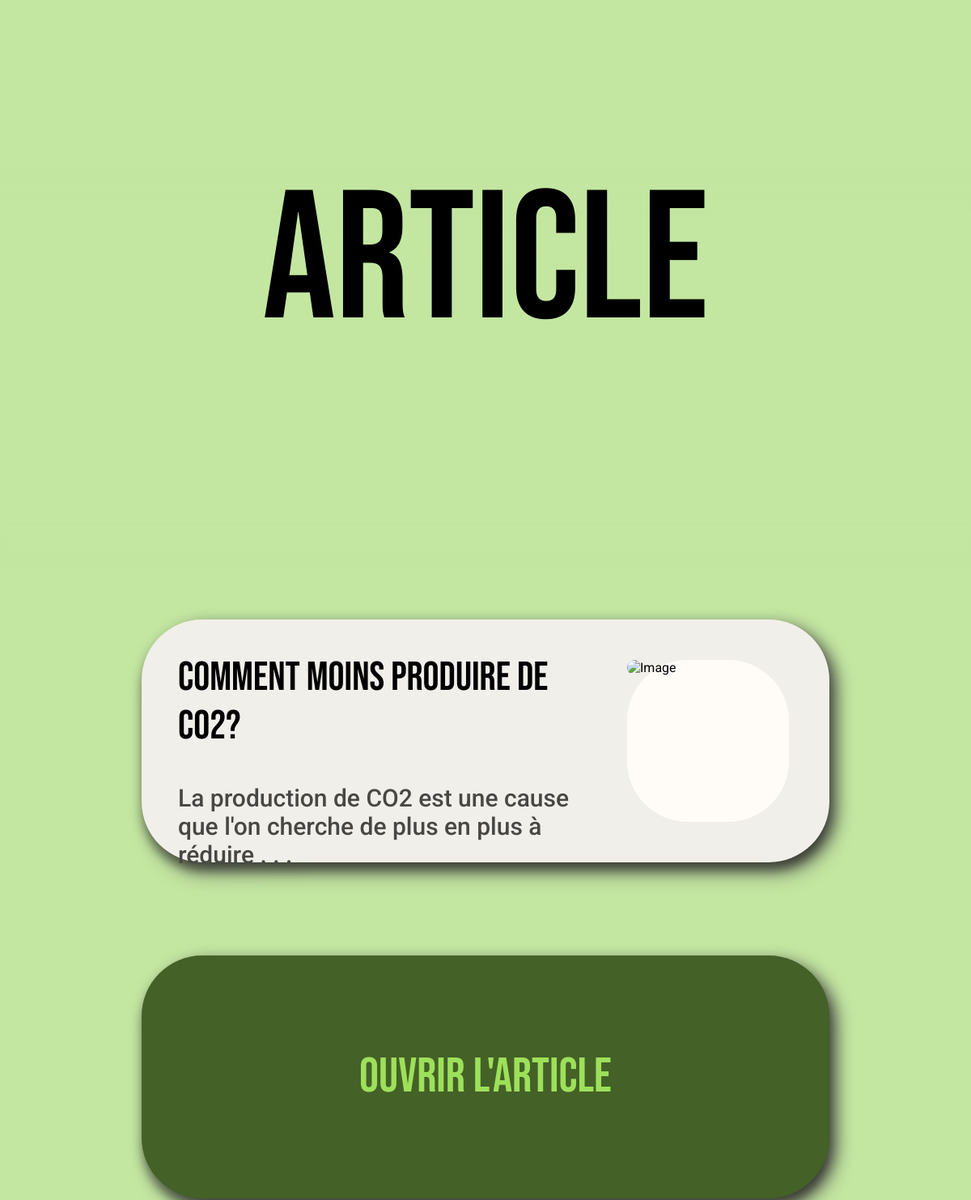
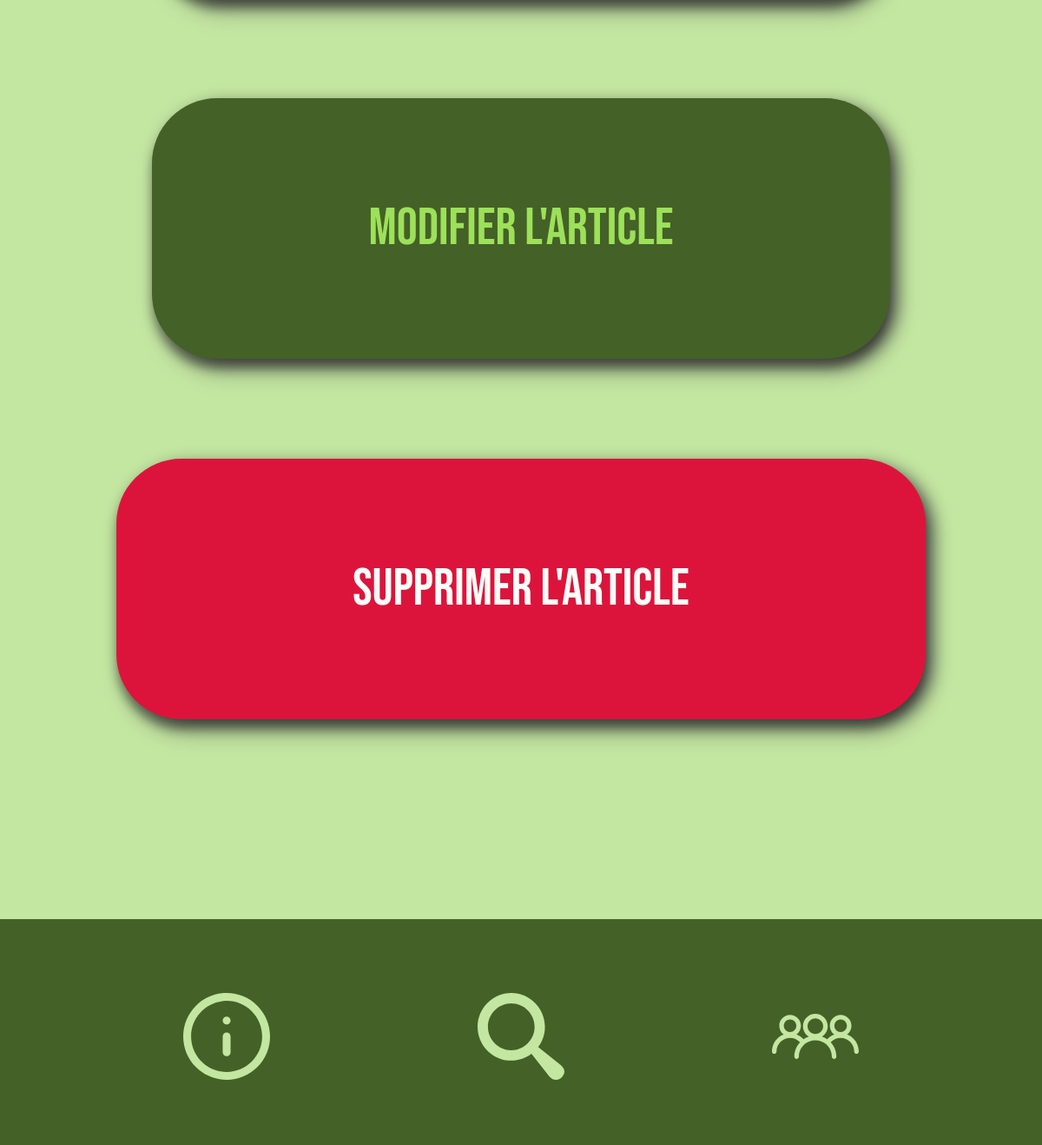
Page /article/3 on the committed database (2 pictures, top to bottom).
### app/models.py (models this page shows, shortened)
class Article(db.Model):
    id = db.Column(db.Integer, primary_key=True)
    title = db.Column(db.String(75), nullable=False)
    date = db.Column(db.DateTime)  # nullable=False
    image = db.Column(db.String(300), nullable=False)
    link = db.Column(db.String(300), unique=True, nullable=False)
    nb_views = db.Column(db.Integer, nullable=False, default=0)
    last_viewed = db.Column(db.DateTime, nullable=False,
                            default=datetime.utcnow)
    content = db.Column(db.Text, nullable=False)

### app/articles/routes.py (the view)
@articles_bp.route('/article/<int:article_id>')
def article(article_id):
    article = Article.query.get_or_404(article_id)
    article.nb_views += 1
    article.last_viewed = datetime.utcnow()
    db.session.commit()
    return render_template('article.html', article=article, title=article.title, location='article')

### app/templates/article.html (shortened to what this page needs)
{%extends "layout.html"%}
{% block head%}
<link rel="stylesheet" href="{{ url_for('static', filename='css/article-waste-container.css') }}">
<link rel="stylesheet" href="{{ url_for('static', filename='css/container-new.css') }}">
<link rel="stylesheet" href="{{ url_for('static', filename='css/article.css') }}">
{% endblock %}
{% block content %}
<div class="div-content-site">
    <nav class="navbar">
        <div class="navbar-blur"></div>
        <h1>Article</h1>
    </nav>
    <div class="content-container">
        <div class="text-container">
            <h2>{{ article.title }}</h2>
            {% if article.content[:130] != article.content[:131] %}
            <p>{{ article.content[:130] + ' ...' }}</p>
            {% else %}
            <p>{{ article.content }}</p>
            {% endif %}
        </div>
        <div class="image-container">
            <img src={{article.image}} alt="Image">
        </div>
    </div>
    <div class="new-container-large">
        <a href="{{article.link}}" target="_blank">
            <h2>Ouvrir l'article</h2>
        </a>
    </div>
    <div class="new-container-large">
        <a href="{{ url_for('articles.update_article', article_id=article.id) }}" target="_self">
            <h2>Modifier l'article</h2>
        </a>
    </div>
    <div class="delete-article">
        <a href="{{ url_for('articles.delete_article', article_id=article.id) }}" target="_self">
            <h2>Supprimer l'article</h2>
        </a>
    </div>
    <div class="scroll-container-5"></div>
</div>
{% endblock content %}

### app/static/css/main.css (style rules this page uses)
body { background-color: #C3E6A1; font-family: 'Roboto', sans-serif; }
.navbar, .navbar-search { position: fixed; left: 0%; width: 100%; top: 0%; z-index: 9998; margin: 0; }
.navbar { height: 650px; }
.navbar-blur, .navbar-search-blur { position: absolute; left: -4.63%; right: -4.63%; bottom: 0%; background: #C3E6A1; filter: blur(25px); }
.navbar-blur { top: 40%; }
.navbar h1, .navbar-search h1 { left: 0; right: 0; position: absolute; margin: auto; display: flex; align-items: center; justify-content: center; text-align: center; font-family: 'Bebas Neue'; font-style: normal; font-weight: 400; font-size: 225px; line-height: 270px; color: #000000; }
.navbar h1 { top: 5%; bottom: 5%; }
.div-content-site { position: relative; left: 0%; right: 0%; margin-top: 765px; margin-bottom: 260px; padding-bottom: 230px; }
.scroll-container-5 { position: absolute; width: 100%; height: 375px; left: 0px; top: 1660px; }

### app/static/css/article-waste-container.css (style rules this page uses)
.content-container { filter: drop-shadow(8px 8px 10px #474744); Width: 850px; Height: 300px; margin-top: 115px; margin-left: calc(50% - 850px/2); margin-right: calc(50% + 850px/2); text-decoration: none; background: #F1EFE9; box-shadow: 0px 11px 11px rgba(0, 0, 0, 0.25); border-radius: 75px; }
.text-container { position: absolute; left: 5.29%; right: 35.88%; font-style: normal; }
.text-container h2 { top: 15%; bottom: 62.67%; font-family: 'Bebas Neue'; font-weight: 400; font-size: 50px; line-height: 60px; display: flex; align-items: center; color: #000000; }
.text-container p { top: 40%; bottom: 15%; font-family: 'Roboto'; font-weight: 500; font-size: 30px; line-height: 35px; color: #474744; }
.image-container { position: absolute; left: 70.59%; right: 5.88%; top: 16.67%; bottom: 16.67%; background: #FFFCF8; border-radius: 75px; }
.image-container img { width: 100%; height: 100%; object-fit: cover; border-radius: 75px; }

### app/static/css/container-new.css (style rules this page uses)
.new-container-large, .new-container { filter: drop-shadow(8px 8px 10px #474744); margin-top: 115px; text-decoration: none; background: #446127; box-shadow: 0px 11px 11px rgba(0, 0, 0, 0.25); border-radius: 75px; }
.new-container-large { Width: 850px; Height: 300px; margin-left: calc(50% - 850px/2); margin-right: calc(50% + 850px/2); }
.new-container-large h2, .new-container h2 { position: absolute; margin: auto; display: flex; align-items: center; justify-content: center; text-align: center; font-family: 'Bebas Neue'; font-style: normal; font-weight: 400; font-size: 60px; line-height: 60px; color: #9DE05A; }
.new-container-large h2 { left: 2.94%; right: 2.94%; top: 38.67%; bottom: 39%; }

### app/static/css/article.css (style rules this page uses)
.delete-article { position: absolute; left: 10.65%; right: 10.65%; height: 300px; filter: drop-shadow(8px 8px 10px #474744); text-decoration: none; box-shadow: 0px 11px 11px rgba(0, 0, 0, 0.25); border-radius: 75px; margin-top: 115px; background: #DC143C; }
.delete-article h2 { position: absolute; left: 2.94%; right: 2.94%; top: 38.67%; bottom: 39%; margin: auto; display: flex; align-items: center; justify-content: center; text-align: center; font-family: 'Bebas Neue'; font-style: normal; font-weight: 400; font-size: 60px; line-height: 72px; }
.delete-article h2 { color: #FFFCF8; }

### rows in the picture
Article: title "Comment moins produire de CO2?", content "La production de CO2 est une cause que l'on cherche de plus en plus à réduire . . ."
